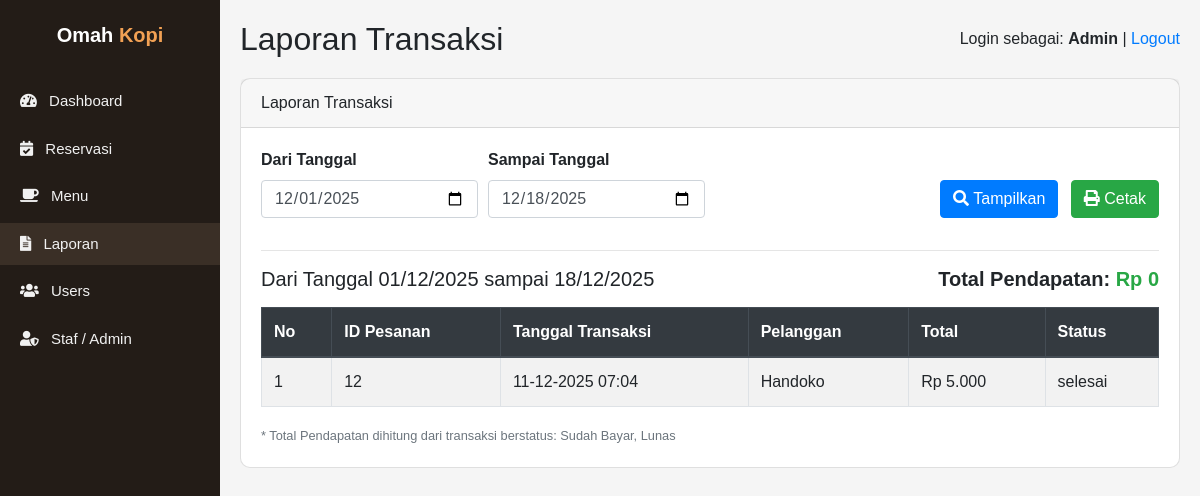
The app's page /laporan.php with its own data.
### tables this page shows
CREATE TABLE `tb_transaksi` (
  `id_transaksi` int NOT NULL,
  `id_user` int NOT NULL,
  `id_meja` int NOT NULL,
  `id_admin` int NOT NULL,
  `tgl_transaksi` datetime NOT NULL,
  `total_menu` int NOT NULL,
  `total_transaksi` int NOT NULL,
  `status` enum('selesai','pending','konfirmasi') NOT NULL
);

CREATE TABLE `tb_pelanggan` (
  `id_user` int NOT NULL,
  `nama` varchar(30) NOT NULL,
  `username` varchar(30) NOT NULL,
  `password` varchar(20) NOT NULL,
  `alamat` text NOT NULL,
  `no_hp` text NOT NULL
);

### laporan.php (the view, shortened to what this page needs)
<?php
require 'config.php';
$dari   = $_GET['dari']   ?? date('Y-m-01');
$sampai = $_GET['sampai'] ?? date('Y-m-d');
$where = "t.tgl_transaksi >= '{$dari} 00:00:00' AND t.tgl_transaksi <= '{$sampai} 23:59:59'";
$sqlTrans = "
    SELECT
        t.id_transaksi,
        t.tgl_transaksi,
        t.total_transaksi,
        t.status,
        p.nama
    FROM tb_transaksi t
    LEFT JOIN tb_pelanggan p ON t.id_user = p.id_user
    WHERE $where
    ORDER BY t.tgl_transaksi ASC
";
$resultTrans = mysqli_query($conn, $sqlTrans);
$statusDihitung = ["Sudah Bayar", "Lunas"];
$grandTotal = 0;
if ($resultTrans && mysqli_num_rows($resultTrans) > 0) {
    mysqli_data_seek($resultTrans, 0);
}
$queryString = http_build_query([
    'dari' => $dari,
    'sampai' => $sampai
]);
$keterangan = "Dari Tanggal " . date('d/m/Y', strtotime($dari)) . " sampai " . date('d/m/Y', strtotime($sampai));
?>
<!DOCTYPE html>
<html lang="id">
<head>
    <link rel="stylesheet" href="assets/bootstrap/css/bootstrap.min.css">
    <link rel="stylesheet" href="assets/css/all.min.css">
</head>
<body>
<div class="wrapper-admin">
    <nav class="sidebar">
        <div class="brand">Omah <span>Kopi</span></div>
        <ul class="menu">
            <li><a href="dashboard.php"><i class="fas fa-tachometer-alt"></i> Dashboard</a></li>
            <li><a href="menuadmin.php"><i class="fas fa-calendar-check"></i> Reservasi</a></li>
            <li><a href="menues.php"><i class="fas fa-coffee"></i> Menu</a></li>
            <li><a href="laporan.php" class="active"><i class="fas fa-file-alt"></i> Laporan</a></li>
            <li><a href="users.php"><i class="fas fa-users"></i> Users</a></li>
            <li><a href="staf_user.php"><i class="fas fa-user-shield"></i> Staf / Admin</a></li>
        </ul>
    </nav>
    <div class="main-content">
        <div class="topbar">
            <h2>Laporan Transaksi</h2>
            <div class="user-info">
                Login sebagai: <strong>Admin</strong> | <a href="logout.php">Logout</a>
            </div>
        </div>
        <div class="card mb-3">
            <div class="card-header">Laporan Transaksi</div>
            <div class="card-body">
                <form method="get" class="form-row align-items-end">
                    <div class="form-group col-md-3">
                        <label class="font-weight-bold">Dari Tanggal</label>
                        <input type="date" name="dari" class="form-control"
                               value="<?= htmlspecialchars($dari); ?>">
                    </div>
                    <div class="form-group col-md-3">
                        <label class="font-weight-bold">Sampai Tanggal</label>
                        <input type="date" name="sampai" class="form-control"
                               value="<?= htmlspecialchars($sampai); ?>">
                    </div>
                    <div class="form-group col-md-6 text-right">
                        <button type="submit" class="btn btn-primary mr-2">
                            <i class="fas fa-search"></i> Tampilkan
                        </button>
                        <a href="laporan_cetak.php?<?= $queryString; ?>" target="_blank" class="btn btn-success">
                            <i class="fas fa-print"></i> Cetak
                        </a>
                    </div>
                </form>
                <hr>
                <div class="d-flex justify-content-between align-items-center">
                    <h5 class="m-0"><?= $keterangan; ?></h5>
                    <h5 class="m-0">
                        <span class="font-weight-bold">Total Pendapatan:</span>
                        <span class="text-success font-weight-bold">
                            Rp <?= number_format($grandTotal, 0, ',', '.'); ?>
                        </span>
                    </h5>
                </div>
                <div class="table-responsive mt-3">
                    <table class="table table-bordered table-striped">
                        <thead class="thead-dark">
                            <tr>
                                <th>No</th>
                                <th>ID Pesanan</th>
                                <th>Tanggal Transaksi</th>
                                <th>Pelanggan</th>
                                <th>Total</th>
                                <th>Status</th>
                            </tr>
                        </thead>
                        <tbody>
                        <?php if ($resultTrans && mysqli_num_rows($resultTrans) > 0): ?>
                            <?php $no = 1; while ($row = mysqli_fetch_assoc($resultTrans)): ?>
                                <tr>
                                    <td><?= $no++; ?></td>
                                    <td><?= htmlspecialchars($row['id_transaksi']); ?></td>
                                    <td><?= date('d-m-Y H:i', strtotime($row['tgl_transaksi'])); ?></td>
                                    <td><?= htmlspecialchars($row['nama'] ?? '-'); ?></td>
                                    <td>Rp <?= number_format((int)$row['total_transaksi'], 0, ',', '.'); ?></td>
                                    <td><?= htmlspecialchars($row['status']); ?></td>
                                </tr>
                            <?php endwhile; ?>
                        <?php else: ?>
                            <tr>
                                <td colspan="6" class="text-center">Belum ada data transaksi untuk rentang tanggal ini.</td>
                            </tr>
                        <?php endif; ?>
                        </tbody>
                    </table>
                </div>
                <small class="text-muted">
                    * Total Pendapatan dihitung dari transaksi berstatus: <?= implode(', ', $statusDihitung); ?>
                </small>
            </div>
        </div>
    </div>
</div>
</body>
</html>

### laporan.php (style rules this page uses)
body { margin: 0; font-family: "Poppins", sans-serif; background-color: #f5f5f5; }
.wrapper-admin { display: flex; min-height: 100vh; }
.sidebar { width: 220px; background-color: #231c17; color: #fff; padding: 20px 0; position: fixed; top: 0; bottom: 0; left: 0; }
.sidebar .brand { font-size: 20px; font-weight: 700; text-align: center; margin-bottom: 30px; }
.sidebar .brand span { color: #f2a154; }
.sidebar .menu { list-style: none; padding-left: 0; margin: 0; }
.sidebar .menu li { margin-bottom: 5px; }
.sidebar .menu a { display: block; padding: 10px 20px; color: #f1f1f1; text-decoration: none; font-size: 15px; }
.sidebar .menu a i { margin-right: 8px; }
.sidebar .menu a:hover, .sidebar .menu a.active { background-color: #3a2f26; }
.main-content { margin-left: 220px; padding: 20px; width: 100%; }
.topbar { display: flex; justify-content: space-between; align-items: center; margin-bottom: 20px; }
.topbar h2 { margin: 0; }
.card { border-radius: 10px; }

### records on screen
tb_transaksi: id_transaksi "12", tgl_transaksi "11-12-2025 07:04", id_user.nama "Handoko", total_transaksi "5.000", status "selesai"

### other values on screen
$grandTotal "0"
implode(', ', $statusDihitung) "Sudah Bayar, Lunas"
